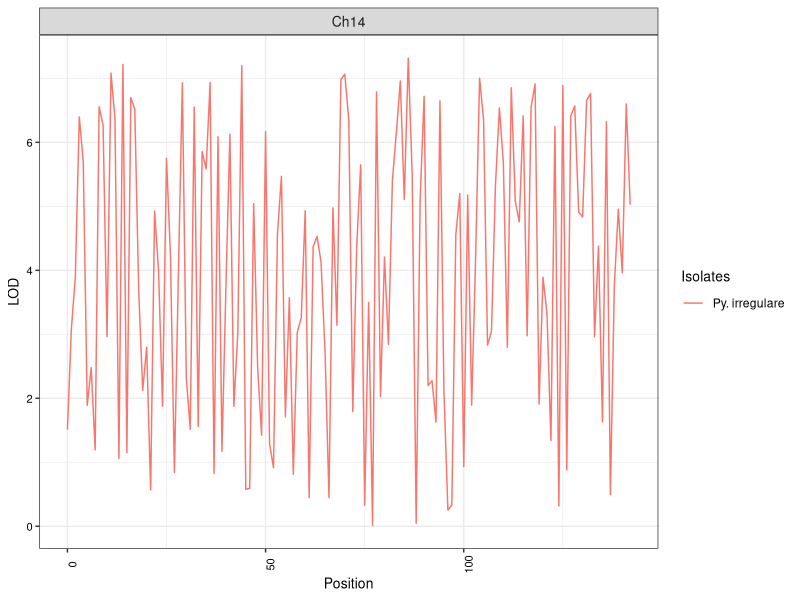

Reproduce this figure in R.
library("ggplot2")

#need to source the function below

fig1 <- function(data_table){
  
  
  
  plot1 <- ggplot(data_table, 
                  aes(x = Position, y = LOD, 
                      
                      color = Pathogen)) + geom_line(size=0.5, Position = "identity")
  
  ## remove background
  plot1 <- plot1 + theme_bw()
  
  ## change axis value format
  plot1 <- plot1 + theme(axis.text.y = element_text(size = 8, colour = "black")) + theme(axis.text.x = element_text(size = 8, colour="black", angle = 90))
  
  ## change axis title font
  plot1 <- plot1 + theme (axis.title.y = element_text( colour= "black", size= 10)) + theme (axis.title.x = element_text( colour= "black", size= 10))
  
  ## seperate into different chromosomes
  plot1 <- plot1 + facet_grid(. ~ Group) + theme(strip.text.x = element_text ( size= 10))
  
  ## change the title of the legend
  plot1 <- plot1 + scale_colour_discrete(name = "Isolates")
  
  ## change legend title
  plot1 <- plot1 + theme ( legend.title= element_text ( size = 10,))
  
  return(plot1)
  
  
  
}


#Example dataset 


LOD <- runif(143, 0.0, 7.5)
Position <- seq(0, 142, by=1)
Group <- rep("Ch14", 143)
Pathogen <- rep("Py. irregulare", 143)

example_table <- data.frame(Group = Group, 
                            Position = Position,
                            LOD = LOD,
                            Pathogen = Pathogen)



#make a graph 

tiff("temp_4.tiff", width = 7, height = 4, units = 'in', res = 300)
fig1(example_table)# Make plot
dev.off()
